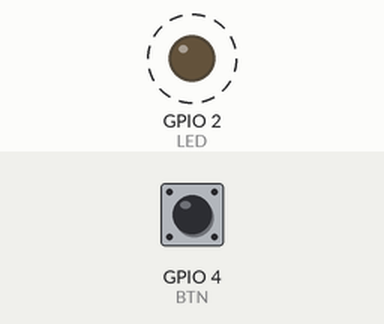
A sketch run on a simulated ESP32. Parts: output pins drawn as LEDs (lit = HIGH). Dashed ring = blinking. The inputs (shaded band) are chosen by the test bench; at power-on: GPIO 4 (BTN) LOW. WiFi joins after 1.5 s; servers stay silent unless stated.

Above: at 2.3 s.
Timing chart, 0 to 6.4 s (numbered marks = the images above):
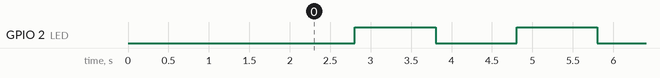

Measured:
- by itself, GPIO 2 (LED): alternates HIGH for 1.0 s and LOW for 1.0 s

The sketch:

ESP32_Blynk3.ino
```cpp
/* Comment this out to disable prints and save space */
#define BLYNK_PRINT Serial

#include <WiFi.h>
#include <WiFiClient.h>
#include <BlynkSimpleEsp32.h>

// You should get Auth Token in the Blynk App
char auth[] = "882ea88b63bb409a8cb262892439deb3";

// Your WiFi credentials
#define ssid "Pretty_Fly_For_A_WiFi"
#define pass "#Mexicana411"

BlynkTimer timer;

const int LED = 2;
const int BTN = 4;
int cunt;
int dick;

// This function sends Arduino's up time every second to Virtual Pin (5).
// In the app, Widget's reading frequency should be set to PUSH. This means
// that you define how often to send data to Blynk App.
void myTimerEvent()
{
  // You can send any value at any time.
  // Please don't send more than 10 values per second.
  //Blynk.virtualWrite(V0, millis() / 1000);    // Update each second counter to V0

  dick = digitalRead(BTN);
  if(dick == 1)
  {
    Blynk.virtualWrite(V0, "Okay it's about  ");
    Blynk.virtualWrite(V1, "Time to give up  ");
  }
  else  {
    Blynk.virtualWrite(V0, "  This is a new");
    Blynk.virtualWrite(V1, "---WORLD ORDER---");
  }

  if(cunt == 0)
  {
    cunt = 1;   // Toggle
    digitalWrite(LED, HIGH);

  }
  else{
    cunt = 0;   // Toggle
    digitalWrite(LED, LOW);

  }

}

void setup()
{
  // Debug console
  Serial.begin(115200);

  pinMode(LED, OUTPUT);
  digitalWrite(LED, LOW);
  pinMode(BTN, INPUT);
  cunt = 0;
  dick = 0;

  Blynk.begin(auth, ssid, pass);
  // You can also specify server:
  //Blynk.begin(auth, ssid, pass, "blynk-cloud.com", 80);
  //Blynk.begin(auth, ssid, pass, IPAddress(192,168,1,100), 8080);

  // Setup a function to be called every second
  timer.setInterval(1000L, myTimerEvent);
}

void loop()
{
  Blynk.run();
  timer.run(); // Initiates BlynkTimer

}
```
